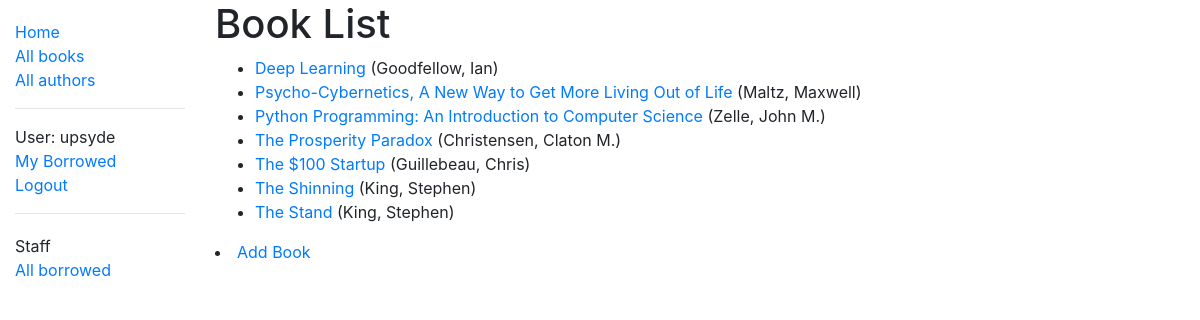
/catalog/books/ (signed in), run on the app's committed database.
### catalog/models.py (models this page shows, shortened)
class Book(models.Model):
    title = models.CharField(max_length=200)
    author = models.ForeignKey("Author", on_delete=models.SET_NULL, null=True)
    summary = models.TextField(
        max_length=1000, help_text="Enter a brief description of the book"
    )
    isbn = models.CharField(
        "ISBN",
        max_length=13,
        help_text="13 Character"
        ' <a href="https://www.isbn-international.org/content/what-isbn">'
        "ISBN number</a>",
    )
    genre = models.ManyToManyField(
        Genre, help_text="Select a genre for this book"
    )
    book_language = models.ForeignKey(
        "BookLanguage", on_delete=models.SET_NULL, null=True
    )
    def get_absolute_url(self):
        return reverse("book-detail", args=[str(self.id)])
    def display_genre(self):
        """Create a string for the Genre.
        This is required to display genre in Admin."""
        return ", ".join(genre.name for genre in self.genre.all()[:3])
    display_genre.short_description = "Genre"

class Author(models.Model):
    first_name = models.CharField(max_length=100)
    last_name = models.CharField(max_length=100)
    date_of_birth = models.DateField(null=True, blank=True)
    date_of_death = models.DateField("died", null=True, blank=True)
    class Meta:
        ordering = ["last_name", "first_name"]
    def __str__(self):
        return f"{self.last_name}, {self.first_name}"

### catalog/views.py (the view)
# urls.py: path("books/", views.BookListView.as_view(), name="books"),
class BookListView(LoginRequiredMixin, generic.ListView):
    model = Book
    paginate_by = 10

### catalog/templates/catalog/book_list.html
{% extends "base_generic.html" %}
{% block content %}
<h1>Book List</h1>
{% if book_list %}
<ul>
  {% for book in book_list %}
  <li>
    <a href="{{ book.get_absolute_url }}">{{ book.title }}</a> ({{book.author}})
  </li>
  {% endfor %}
</ul>
{% else %}
<p>There are no books in the library.</p>
{% endif %}
{% if perms.catalog.can_mark_returned %}
<li><a href="{% url 'book_create' %}">Add Book</a></li>
{% endif %}
{% endblock %}

### catalog/templates/base_generic.html (shortened to what this page needs)
<!DOCTYPE html>
<html lang="en">
<head>
  <link rel="stylesheet" href="https://stackpath.bootstrapcdn.com/bootstrap/4.1.3/css/bootstrap.min.css"
>
  {% load static %}
  <link rel="stylesheet" href="{% static 'css/styles.css' %}">
</head>
<body>
  <div class="container-fluid">
    <div class="row">
      <div class="col-sm-2">
        {% block sidebar %}
        <ul class="sidebar-nav">
          <li><a href="{% url 'index' %}">Home</a></li>
          <li><a href="{% url 'books' %}">All books</a></li>
          <li><a href="{% url 'authors' %}">All authors</a></li>
          <hr>
          {% if user.is_authenticated %}
          <li>User: {{ user.get_username }}</li>
          <li><a href="{% url 'my-borrowed' %}">My Borrowed</a></li>
          <li><a href="{% url 'logout'%}?next={{request.path}}">Logout</a></li>
          {% else %}
          <li><a href="{% url 'login'%}?next={{request.path}}">Login</a></li>
          {% endif %}
          <hr>
          <ul class="sidebar-nav">
            {% if perms.catalog.can_mark_returned %}
            <li>Staff</li>
            <li><a href="{% url 'all-borrowed' %}">All borrowed</a></li>
            {% endif %}
          </ul>
        </ul>
        {% endblock %}
      </div>
      <div class="col-sm-10 ">{% block content %}{% endblock %}</div>
    </div>
  </div>
</body>
</html>

### catalog/static/css/styles.css (style rules this page uses)
.sidebar-nav { margin-top: 20px; padding: 0; list-style: none; }

### data on the page
Book: title "Deep Learning", author "Goodfellow, Ian"
Book: title "Psycho-Cybernetics, A New Way to Get More Living Out of Life", author "Maltz, Maxwell"
Book: title "Python Programming: An Introduction to Computer Science", author "Zelle, John M."
Book: title "The Prosperity Paradox", author "Christensen, Claton M."
Book: title "The $100 Startup", author "Guillebeau, Chris"
Book: title "The Shinning", author "King, Stephen"
Book: title "The Stand", author "King, Stephen"

### other printed values
{{ user.get_username }} "upsyde"
